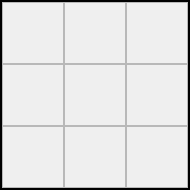
        <widget class="QFrame" name="block3">
         <property name="sizePolicy">
          <sizepolicy hsizetype="Minimum" vsizetype="Minimum">
           <horstretch>0</horstretch>
           <verstretch>0</verstretch>
          </sizepolicy>
         </property>
         <property name="minimumSize">
          <size>
           <width>190</width>
           <height>190</height>
          </size>
         </property>
         <property name="maximumSize">
          <size>
           <width>190</width>
           <height>190</height>
          </size>
         </property>
         <property name="frameShape">
          <enum>QFrame::Box</enum>
         </property>
         <property name="frameShadow">
          <enum>QFrame::Plain</enum>
         </property>
         <property name="lineWidth">
          <number>2</number>
         </property>
         <layout class="QGridLayout" name="gridLayout_3">
          <property name="leftMargin">
           <number>0</number>
          </property>
          <property name="topMargin">
           <number>0</number>
          </property>
          <property name="rightMargin">
           <number>0</number>
          </property>
          <property name="bottomMargin">
           <number>0</number>
          </property>
          <property name="spacing">
           <number>0</number>
          </property>
          <item row="1" column="0">
           <widget class="Cell" name="cell34">
            <property name="frameShape">
             <enum>QFrame::StyledPanel</enum>
            </property>
            <property name="frameShadow">
             <enum>QFrame::Raised</enum>
            </property>
           </widget>
          </item>
          <item row="0" column="1">
           <widget class="Cell" name="cell32">
            <property name="frameShape">
             <enum>QFrame::StyledPanel</enum>
            </property>
            <property name="frameShadow">
             <enum>QFrame::Raised</enum>
            </property>
           </widget>
          </item>
          <item row="0" column="0">
           <widget class="Cell" name="cell31">
            <property name="frameShape">
             <enum>QFrame::StyledPanel</enum>
            </property>
            <property name="frameShadow">
             <enum>QFrame::Raised</enum>
            </property>
           </widget>
          </item>
          <item row="0" column="2">
           <widget class="Cell" name="cell33">
            <property name="frameShape">
             <enum>QFrame::StyledPanel</enum>
            </property>
            <property name="frameShadow">
             <enum>QFrame::Raised</enum>
            </property>
           </widget>
          </item>
          <item row="2" column="0">
           <widget class="Cell" name="cell37">
            <property name="frameShape">
             <enum>QFrame::StyledPanel</enum>
            </property>
            <property name="frameShadow">
             <enum>QFrame::Raised</enum>
            </property>
           </widget>
          </item>
          <item row="1" column="1">
           <widget class="Cell" name="cell35">
            <property name="frameShape">
             <enum>QFrame::StyledPanel</enum>
            </property>
            <property name="frameShadow">
             <enum>QFrame::Raised</enum>
            </property>
           </widget>
          </item>
          <item row="1" column="2">
           <widget class="Cell" name="cell36">
            <property name="frameShape">
             <enum>QFrame::StyledPanel</enum>
            </property>
            <property name="frameShadow">
             <enum>QFrame::Raised</enum>
            </property>
           </widget>
          </item>
          <item row="2" column="1">
           <widget class="Cell" name="cell38">
            <property name="frameShape">
             <enum>QFrame::StyledPanel</enum>
            </property>
            <property name="frameShadow">
             <enum>QFrame::Raised</enum>
            </property>
           </widget>
          </item>
          <item row="2" column="2">
           <widget class="Cell" name="cell39">
            <property name="frameShape">
             <enum>QFrame::StyledPanel</enum>
            </property>
            <property name="frameShadow">
             <enum>QFrame::Raised</enum>
            </property>
           </widget>
          </item>
         </layout>
        </widget>
